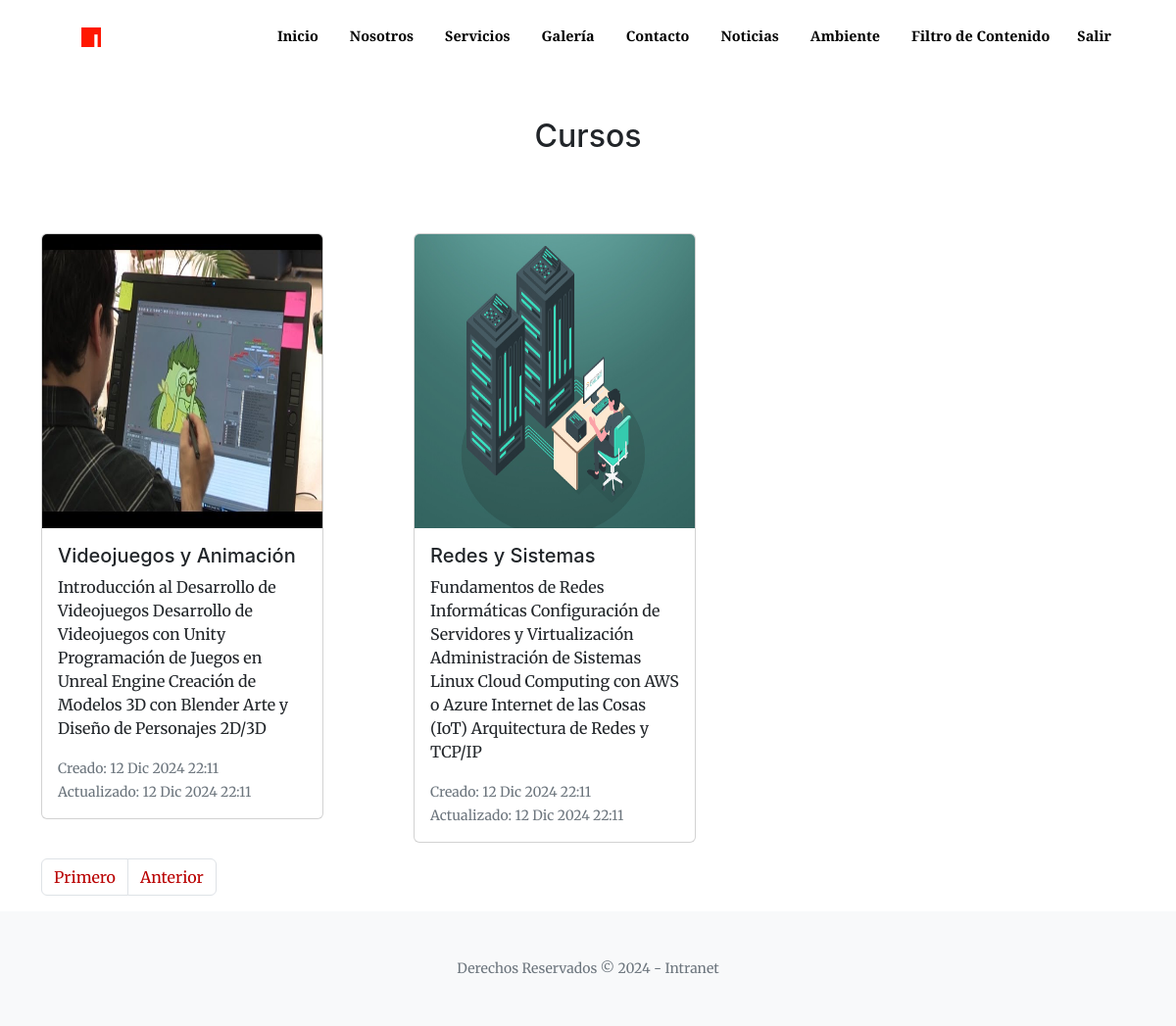
The page /noticias/?page=3 (signed in) on the database its author committed.
### noticias/models.py (models this page shows, shortened)
class Noticia(models.Model):
    nombre=models.CharField(max_length=100)
    descripcion=models.TextField()
    imagen=models.ImageField(upload_to='noticias/')
    fecha_creacion=models.DateTimeField(auto_now_add=True)
    fecha_actualizacion=models.DateTimeField(auto_now=True)
    class Meta:
        verbose_name="Noticia"
        verbose_name_plural="Noticias"
    def image_tag(self):
        if self.imagen:
            return mark_safe(f'<img src="{self.imagen.url}" width="150" height="150" />')
        return "(No image)"
    image_tag.short_description = 'Imagen'

### noticias/views.py (the view)
# urls.py: path('noticias/', noticias_views.noticias, name='noticias'),  # Ruta para noticias
def noticias(request):
    noticias=Noticia.objects.all()
    paginator = Paginator(noticias, 3)
    page_number = request.GET.get("page")
    page_obj = paginator.get_page(page_number)
    return render(request, "core/noticias.html", {"page_obj": page_obj})

### core/templates/core/noticias.html (shortened to what this page needs)
{% extends 'core/base.html' %}
{% block content %}
<br>
<br>
<br>
<br>
<br>
<h2 class="text-center mt-0">Cursos</h2>
<br>
<br>
<div class="container mt-4">
    <div class="row">
        {% for noticia in page_obj %}
        <div class="col-md-4 mb-3">
            <div class="card" style="width: 18rem;">
                {% if noticia.imagen %}
                    <img src="{{ noticia.imagen.url }}" class="card-img-top" alt="Imagen de {{ noticia.nombre }}" height="300px" width="250px">
                {% else %}
                    <img src="https://via.placeholder.com/250x300" class="card-img-top" alt="Imagen no disponible" height="300px" width="250px">
                {% endif %}
                <div class="card-body">
                    <h5 class="card-title">{{ noticia.nombre }}</h5>
                    <p class="card-text">{{ noticia.descripcion }}</p>
                    <p class="card-text">
                        <small class="text-muted">
                            Creado: {{ noticia.fecha_creacion|date:"d M Y H:i" }}<br>
                            Actualizado: {{ noticia.fecha_actualizacion|date:"d M Y H:i" }}
                        </small>
                    </p>
                </div>
            </div>
        </div>
        {% empty %}
        <p>No hay noticias disponibles en este momento.</p>
        {% endfor %}
    </div>
    <nav aria-label="Page navigation example">
        <ul class="pagination">
            {% if page_obj.has_previous %}
            <li class="page-item"><a class="page-link" href="?page=1">Primero</a></li>
            <li class="page-item"><a class="page-link" href="?page={{ page_obj.previous_page_number }}">Anterior</a></li>
            {% endif %}
        </ul>
    </nav>
</div>
{% endblock %}

### rows shown on the page
Noticia: imagen (picture), nombre "Videojuegos y Animación", descripcion "Introducción al Desarrollo de Videojuegos Desarrollo de Videojuegos con Unity Programación de Juegos en Unreal Engine Creación de Modelos 3D con Blender Arte y Diseño de Personajes 2D/3D", fecha_creacion "12 Dic 2024 22:11", fecha_actualizacion "12 Dic 2024 22:11"
Noticia: imagen (picture), nombre "Redes y Sistemas", descripcion "Fundamentos de Redes Informáticas Configuración de Servidores y Virtualización Administración de Sistemas Linux Cloud Computing con AWS o Azure Internet de las Cosas (IoT) Arquitectura de Redes y TCP/IP", fecha_creacion "12 Dic 2024 22:11", fecha_actualizacion "12 Dic 2024 22:11"
